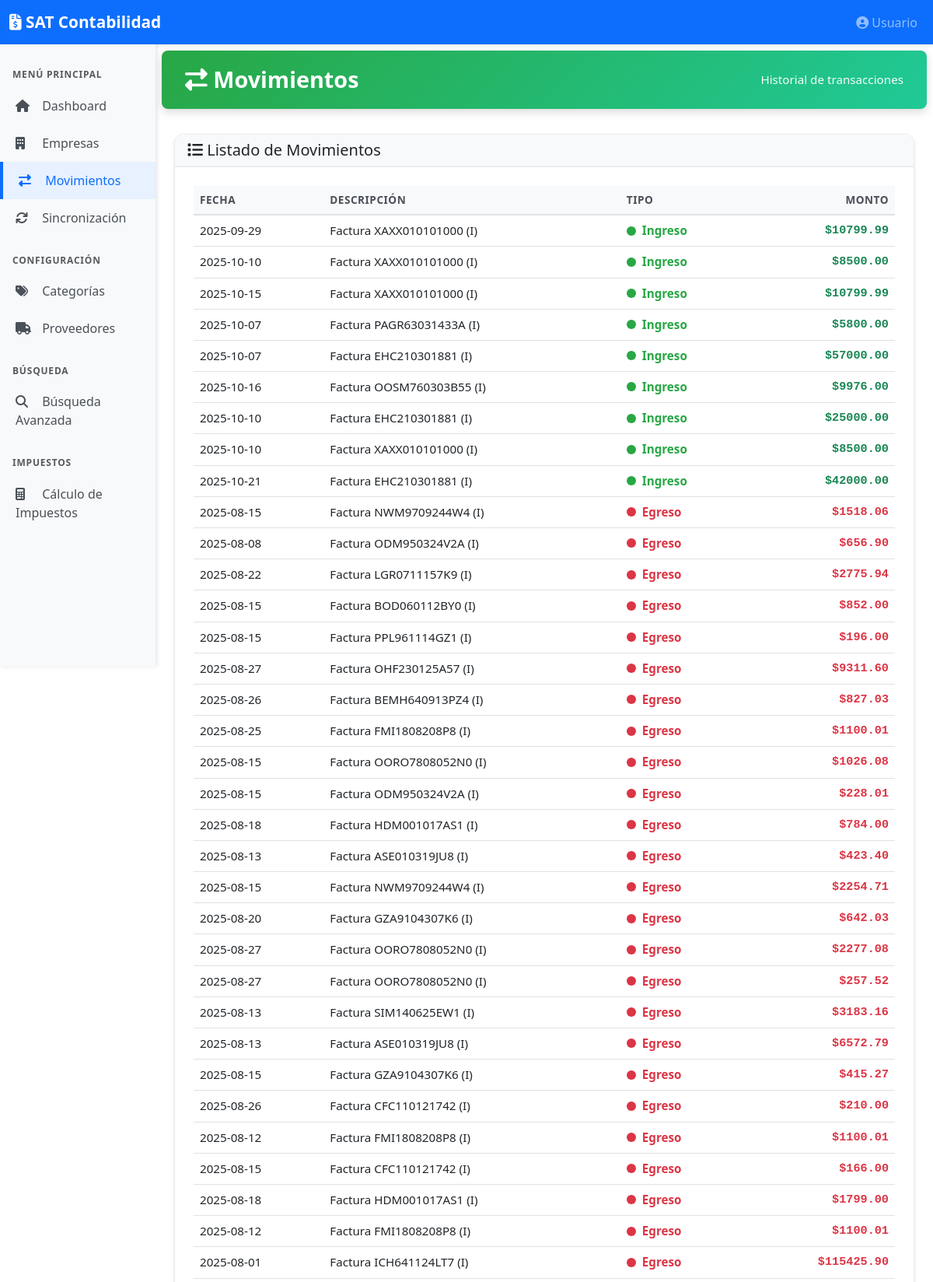
The page /movements (signed in, upper part) on the database its author committed.
### models.py (models this page shows)
class Movement(db.Model):
    id = db.Column(db.Integer, primary_key=True)
    invoice_id = db.Column(db.Integer, db.ForeignKey('invoice.id'))
    company_id = db.Column(db.Integer, db.ForeignKey('company.id'), nullable=False)
    category_id = db.Column(db.Integer, db.ForeignKey('category.id'), nullable=True)
    amount = db.Column(db.Float, nullable=False)
    type = db.Column(db.String(10)) # INCOME / EXPENSE
    description = db.Column(db.String(256))
    date = db.Column(db.DateTime, nullable=False)
    source = db.Column(db.String(20), default='invoice')  # 'invoice' o 'manual'
    notes = db.Column(db.Text)
    invoice = db.relationship('Invoice', backref=db.backref('movement', uselist=False))
    company = db.relationship('Company', backref=db.backref('movements', lazy=True))

### app.py (the view)
    @app.route('/movements')
    @login_required
    def movements():
        movements_list = Movement.query.all()
        return render_template('movements.html', movements=movements_list)

### templates/movements.html (shortened to what this page needs)
{% extends "base.html" %}
{% block content %}
<div class="page-header page-header-green">
    <h1>
        <i class="fas fa-exchange-alt"></i> Movimientos
    </h1>
    <div class="user-info">
        Historial de transacciones
    </div>
</div>
<div class="card">
    <div class="card-header bg-light">
        <h5 class="mb-0"><i class="fas fa-list"></i> Listado de Movimientos</h5>
    </div>
    <div class="card-body">
        {% if movements %}
        <div class="table-responsive">
            <table class="table table-hover">
                <thead>
                    <tr>
                        <th>Fecha</th>
                        <th>Descripción</th>
                        <th>Tipo</th>
                        <th class="text-end">Monto</th>
                    </tr>
                </thead>
                <tbody>
                    {% for movement in movements %}
                    <tr>
                        <td>{{ movement.date.strftime('%Y-%m-%d') }}</td>
                        <td>{{ movement.description }}</td>
                        <td>
                            {% if movement.type == 'INCOME' %}
                            <span class="movement-type movement-type-ingreso">
                                <span class="movement-indicator movement-indicator-ingreso"></span>
                                Ingreso
                            </span>
                            {% else %}
                            <span class="movement-type movement-type-egreso">
                                <span class="movement-indicator movement-indicator-egreso"></span>
                                Egreso
                            </span>
                            {% endif %}
                        </td>
                        <td
                            class="text-end text-money {% if movement.type == 'INCOME' %}text-success{% else %}text-danger{% endif %}">
                            ${{ "%.2f"|format(movement.amount) }}
                        </td>
                    </tr>
                    {% endfor %}
                </tbody>
            </table>
        </div>
        {% else %}
        <div class="alert alert-info text-center" role="alert">
            <i class="fas fa-info-circle"></i> No hay movimientos registrados.
        </div>
        {% endif %}
    </div>
</div>
{% endblock %}

### static/css/main.css (style rules this page uses)
:root { --color-primary: #0d6efd; --color-success: #28a745; --color-danger: #dc3545; --color-warning: #ffc107; --color-info: #17a2b8; --color-dark: #343a40; --color-teal: #20c997; --color-purple: #7b3bb3; --shadow-sm: 0 2px 4px rgba(0,0,0,0.1); --shadow-md: 0 4px 12px rgba(0,0,0,0.15); --shadow-lg: 0 8px 24px rgba(0,0,0,0.2); }
.page-header { padding: 20px 30px; margin: -1rem -1rem 2rem -1rem; border-radius: 8px; color: white; display: flex; justify-content: space-between; align-items: center; box-shadow: var(--shadow-md); }
.page-header-green { background: linear-gradient(135deg, #28a745 0%, #20c997 100%); }
.page-header h1 { margin: 0; font-size: 1.8rem; font-weight: 600; }
.page-header .user-info { font-size: 0.95rem; opacity: 0.95; }
.table { font-size: 0.95rem; }
.table thead th { border-bottom: 2px solid #dee2e6; font-weight: 700; text-transform: uppercase; font-size: 0.85rem; letter-spacing: 0.5px; color: #495057; background: #f8f9fa; }
.table tbody tr { transition: all 0.2s ease; }
.movement-indicator { width: 12px; height: 12px; border-radius: 50%; display: inline-block; margin-right: 8px; }
.movement-indicator-ingreso { background: #28a745; }
.movement-indicator-egreso { background: #dc3545; }
.movement-type { display: inline-flex; align-items: center; font-weight: 600; }
.movement-type-ingreso { color: #28a745; }
.movement-type-egreso { color: #dc3545; }
.card { border-radius: 12px; margin-bottom: 1.5rem; border: 1px solid #e9ecef; box-shadow: var(--shadow-sm); }
.card-header { border-radius: 12px 12px 0 0 !important; font-weight: 700; background: #f8f9fa; border-bottom: 2px solid #e9ecef; }
.card-body { padding: 1.5rem; }
.text-money { font-family: 'Courier New', monospace; font-weight: 700; }

### rows shown on the page
Movement: date "2025-09-29", description "Factura XAXX010101000 (I)", type "INCOME" (drawn), amount "10799.99"
Movement: date "2025-10-10", description "Factura XAXX010101000 (I)", type "INCOME" (drawn), amount "8500.00"
Movement: date "2025-10-15", description "Factura XAXX010101000 (I)", type "INCOME" (drawn), amount "10799.99"
Movement: date "2025-10-07", description "Factura PAGR63031433A (I)", type "INCOME" (drawn), amount "5800.00"
Movement: date "2025-10-07", description "Factura EHC210301881 (I)", type "INCOME" (drawn), amount "57000.00"
Movement: date "2025-10-16", description "Factura OOSM760303B55 (I)", type "INCOME" (drawn), amount "9976.00"
Movement: date "2025-10-10", description "Factura EHC210301881 (I)", type "INCOME" (drawn), amount "25000.00"
Movement: date "2025-10-10", description "Factura XAXX010101000 (I)", type "INCOME" (drawn), amount "8500.00"
Movement: date "2025-10-21", description "Factura EHC210301881 (I)", type "INCOME" (drawn), amount "42000.00"
Movement: date "2025-08-15", description "Factura NWM9709244W4 (I)", type "EXPENSE" (drawn), amount "1518.06"
Movement: date "2025-08-08", description "Factura ODM950324V2A (I)", type "EXPENSE" (drawn), amount "656.90"
Movement: date "2025-08-22", description "Factura LGR0711157K9 (I)", type "EXPENSE" (drawn), amount "2775.94"
Movement: date "2025-08-15", description "Factura BOD060112BY0 (I)", type "EXPENSE" (drawn), amount "852.00"
Movement: date "2025-08-15", description "Factura PPL961114GZ1 (I)", type "EXPENSE" (drawn), amount "196.00"
Movement: date "2025-08-27", description "Factura OHF230125A57 (I)", type "EXPENSE" (drawn), amount "9311.60"
Movement: date "2025-08-26", description "Factura BEMH640913PZ4 (I)", type "EXPENSE" (drawn), amount "827.03"
Movement: date "2025-08-25", description "Factura FMI1808208P8 (I)", type "EXPENSE" (drawn), amount "1100.01"
Movement: date "2025-08-15", description "Factura OORO7808052N0 (I)", type "EXPENSE" (drawn), amount "1026.08"
Movement: date "2025-08-15", description "Factura ODM950324V2A (I)", type "EXPENSE" (drawn), amount "228.01"
Movement: date "2025-08-18", description "Factura HDM001017AS1 (I)", type "EXPENSE" (drawn), amount "784.00"
Movement: date "2025-08-13", description "Factura ASE010319JU8 (I)", type "EXPENSE" (drawn), amount "423.40"
Movement: date "2025-08-15", description "Factura NWM9709244W4 (I)", type "EXPENSE" (drawn), amount "2254.71"
Movement: date "2025-08-20", description "Factura GZA9104307K6 (I)", type "EXPENSE" (drawn), amount "642.03"
Movement: date "2025-08-27", description "Factura OORO7808052N0 (I)", type "EXPENSE" (drawn), amount "2277.08"
Movement: date "2025-08-27", description "Factura OORO7808052N0 (I)", type "EXPENSE" (drawn), amount "257.52"
Movement: date "2025-08-13", description "Factura SIM140625EW1 (I)", type "EXPENSE" (drawn), amount "3183.16"
Movement: date "2025-08-13", description "Factura ASE010319JU8 (I)", type "EXPENSE" (drawn), amount "6572.79"
Movement: date "2025-08-15", description "Factura GZA9104307K6 (I)", type "EXPENSE" (drawn), amount "415.27"
Movement: date "2025-08-26", description "Factura CFC110121742 (I)", type "EXPENSE" (drawn), amount "210.00"
Movement: date "2025-08-12", description "Factura FMI1808208P8 (I)", type "EXPENSE" (drawn), amount "1100.01"
Movement: date "2025-08-15", description "Factura CFC110121742 (I)", type "EXPENSE" (drawn), amount "166.00"
Movement: date "2025-08-18", description "Factura HDM001017AS1 (I)", type "EXPENSE" (drawn), amount "1799.00"
Movement: date "2025-08-12", description "Factura FMI1808208P8 (I)", type "EXPENSE" (drawn), amount "1100.01"
Movement: date "2025-08-01", description "Factura ICH641124LT7 (I)", type "EXPENSE" (drawn), amount "115425.90"
